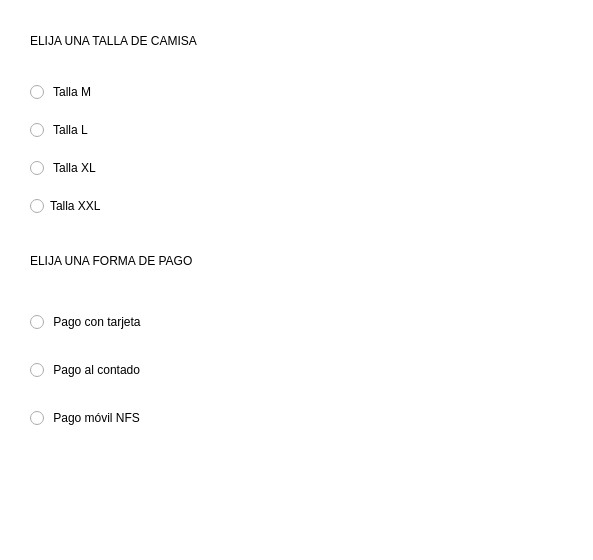
<?xml version="1.0" encoding="UTF-8"?>
<ui version="4.0">
 <class>ventanaDialogo</class>
 <widget class="QDialog" name="ventanaDialogo">
  <property name="geometry">
   <rect>
    <x>0</x>
    <y>0</y>
    <width>593</width>
    <height>560</height>
   </rect>
  </property>
  <property name="windowTitle">
   <string>Dialog</string>
  </property>
  <property name="styleSheet">
   <string notr="true">background-color: rgb(255, 255, 255);</string>
  </property>
  <widget class="QLabel" name="lbl_text_talla">
   <property name="geometry">
    <rect>
     <x>30</x>
     <y>20</y>
     <width>171</width>
     <height>41</height>
    </rect>
   </property>
   <property name="text">
    <string>ELIJA UNA TALLA DE CAMISA</string>
   </property>
  </widget>
  <widget class="QWidget" name="verticalLayoutWidget">
   <property name="geometry">
    <rect>
     <x>30</x>
     <y>70</y>
     <width>311</width>
     <height>161</height>
    </rect>
   </property>
   <layout class="QVBoxLayout" name="vly_tallasCamisa">
    <item>
     <widget class="QRadioButton" name="btn_radio_M">
      <property name="text">
       <string> Talla M</string>
      </property>
     </widget>
    </item>
    <item>
     <widget class="QRadioButton" name="btn_radio_L">
      <property name="text">
       <string> Talla L</string>
      </property>
     </widget>
    </item>
    <item>
     <widget class="QRadioButton" name="btn_radio_XL">
      <property name="text">
       <string> Talla XL</string>
      </property>
     </widget>
    </item>
    <item>
     <widget class="QRadioButton" name="btn_radio_XXL">
      <property name="text">
       <string>Talla XXL</string>
      </property>
     </widget>
    </item>
   </layout>
  </widget>
  <widget class="QLabel" name="lbl_text_formaPago">
   <property name="geometry">
    <rect>
     <x>30</x>
     <y>240</y>
     <width>171</width>
     <height>41</height>
    </rect>
   </property>
   <property name="text">
    <string>ELIJA UNA FORMA DE PAGO</string>
   </property>
  </widget>
  <widget class="QWidget" name="verticalLayoutWidget_2">
   <property name="geometry">
    <rect>
     <x>30</x>
     <y>290</y>
     <width>311</width>
     <height>161</height>
    </rect>
   </property>
   <layout class="QVBoxLayout" name="vly_formaPago">
    <item>
     <widget class="QRadioButton" name="btn_pagoTarjeta">
      <property name="text">
       <string> Pago con tarjeta</string>
      </property>
     </widget>
    </item>
    <item>
     <widget class="QRadioButton" name="btn_pagoContado">
      <property name="text">
       <string> Pago al contado</string>
      </property>
     </widget>
    </item>
    <item>
     <widget class="QRadioButton" name="btn_pagoMovil">
      <property name="text">
       <string> Pago móvil NFS</string>
      </property>
     </widget>
    </item>
   </layout>
  </widget>
  <widget class="QLabel" name="lbl_textToShow">
   <property name="geometry">
    <rect>
     <x>30</x>
     <y>460</y>
     <width>441</width>
     <height>61</height>
    </rect>
   </property>
   <property name="font">
    <font>
     <pointsize>14</pointsize>
    </font>
   </property>
   <property name="text">
    <string/>
   </property>
  </widget>
 </widget>
 <resources/>
 <connections/>
</ui>
